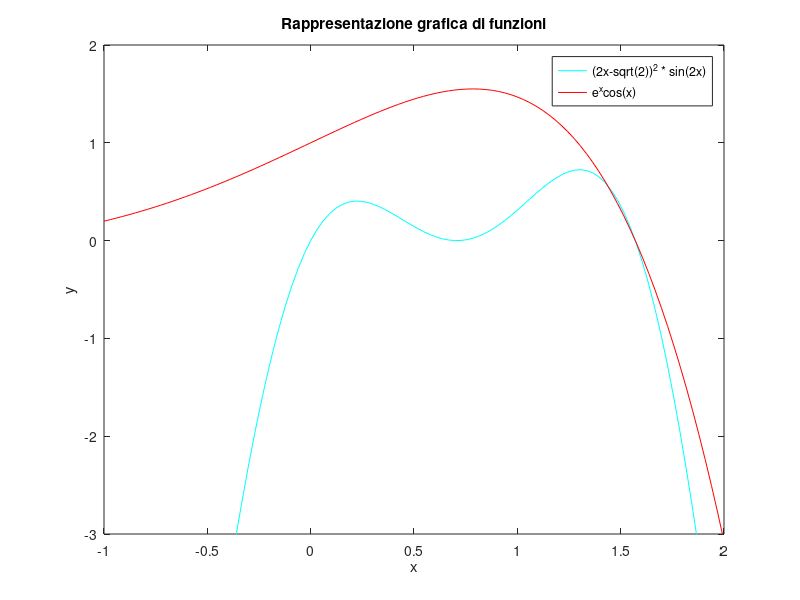

This figure's MATLAB source:
f =@(x) (2*x-sqrt(2)).^2 .* sin(2*x);
g =@(x) (exp(x).*cos(x));

x = linspace(-1,2,100);

fy = f(x);
gy = g(x);

figure(1);
%plot(x,fy,'c-', x,gy,'r-');

plot(x,fy, 'c-');
hold on;
plot(x,gy, 'r-');

axis([-1,2,-3,2]);

xlabel('x');
ylabel('y');
legend('(2x-sqrt(2))^2 * sin(2x)', 'e^xcos(x)');
title('Rappresentazione grafica di funzioni');


